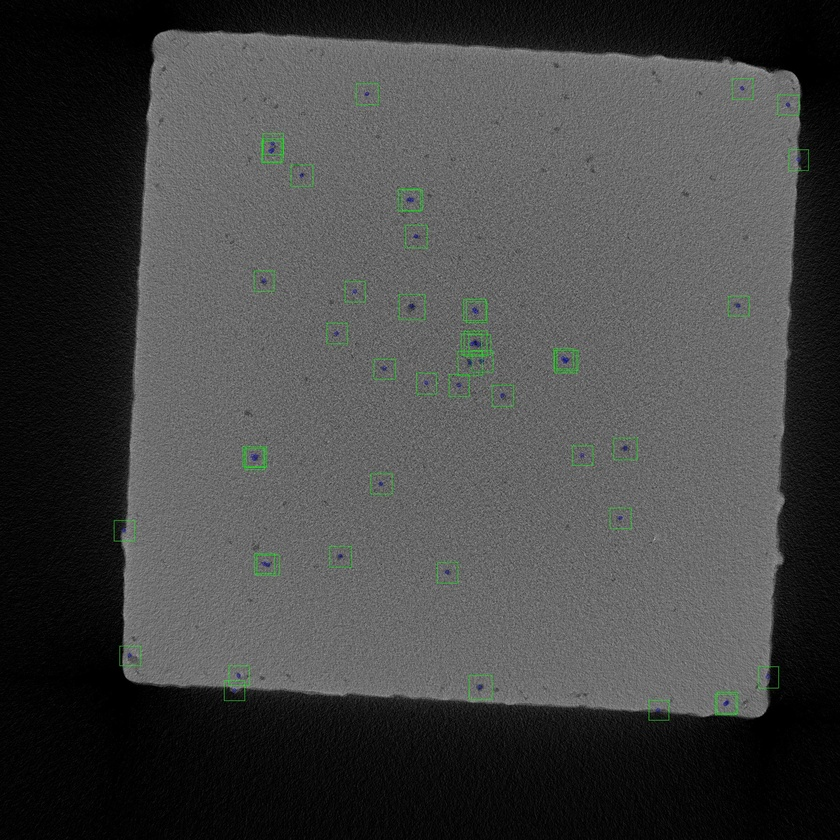
#> input picture Corrections/4 - Object detection/Labeled_CCA(without_pore_disposal)/Test/A20X_7_0266.jpg, 840 x 840 px, shrunk from 1800 x 1800 before the run
$ jupyter execute --allow-errors 'Connected Component Analysis - porosity.ipynb'   (older library calls are emulated)
#> lines starting #> are read from the running program, lines starting #| are printed output that depends on the picture; after the words box and inside, x2 and y2 are one past the last pixel; in counts of white or black regions, pixels touching at a corner belong together
[cell 1]
# import the necessary packages
import argparse
import cv2
import matplotlib.pyplot as plt
from os import walk
import os
import glob
import matplotlib
import pandas as pd

[cell 2]
print(cv2.__version__)

[cell 3]
pore_data = pd.DataFrame(columns=["img", "label", "x1", "y1", "x2", "y2"])
disposal_pore = pd.DataFrame(columns=["img", "label", "x1", "y1", "x2", "y2"])
pore_data

[cell 4]
def load_all_image_path(img_dir):
    #img_dir = "./Build2" # Enter Directory of all images
    img_labels = []
    for(_, _, filenames) in walk(img_dir):
        img_labels.extend(filenames)
        break
    data_path = os.path.join(img_dir,'*g')
    files = glob.glob(data_path)
    return files, img_labels

[cell 5]
def isKeepable(x, y, w, h, pore_data):
    for _, p in pore_data.iterrows():
        distance = ((x - p.x1)**2 + (y - p.y1)**2)**(1/2)

        if distance < 5:
            pore_data
            return [False, p, distance]

    return [True]

[cell 6]
pore_data = pd.DataFrame(columns=["img", "label", "x1", "y1", "x2", "y2"])
disposal_pore = pd.DataFrame(columns=["img", "label", "x1", "y1", "x2", "y2", "pore close with", "distance"])

def CCA_pore(img):
    ## load the input image from disk
    image = cv2.imread(img)
    #image = cv2.imread("license_plat.png")

    ## convert image to grayscale
    gray = cv2.cvtColor(image, cv2.COLOR_BGR2GRAY)

    ## threshold image
    thresh = cv2.threshold(gray, 0, 255,cv2.THRESH_BINARY_INV | cv2.THRESH_OTSU)[1]

    ## apply connected component analysis to the thresholded image
    output = cv2.connectedComponentsWithStats(thresh,8, cv2.CV_32S)
    (numLabels, labels, stats, centroids) = output

    #### total detected instances
    #print("Total number of objects: ", numLabels)

    pore_output = image.copy()
    b_box = 0

    # loop over the number of unique connected component labels
    for i in range(0, numLabels):
        # extract the connected component statistics and centroid for the current label
        x = stats[i, cv2.CC_STAT_LEFT]
        y = stats[i, cv2.CC_STAT_TOP]
        w = stats[i, cv2.CC_STAT_WIDTH]
        h = stats[i, cv2.CC_STAT_HEIGHT]
        area = stats[i, cv2.CC_STAT_AREA]
        (cX, cY) = centroids[i]

        ## If the pore area is bigger then 5 only than draw a bounding box
        if (area > 5 and area < 200):
#             print("Width: " + str(w) + " Height: " + str(h) + " Area: " + str(area))

            ## bounding box counter
            b_box+=1

            keep = isKeepable(x, y, pore_data[pore_data['img'] == img[-15:]])
            if keep[0]:
                pore_data.loc[pore_data.shape[0]] = [img[-15:], 0, x, y, x + w, y + h]
            else:
                disposal_pore.loc[disposal_pore.shape[0]] = [img[-15:], 1, x, y, x + w, y + h, keep[1].name, keep[2]]
                continue

            ## Draw bounding box and a circle for the center of bounding box around the pore
            pore_output = cv2.rectangle(pore_output, (x-20, y-20), (x + w+20, y + h+20), (0, 255, 0), 1)
            pore_output = cv2.circle(pore_output, (int(cX), int(cY)), 4, (0, 0, 255), 1)

    #print(b_box)
    #plt.imshow(pore_output)
    return pore_output, b_box

## Make directories to store labelled images

[cell 7]
# Make directories to store crop images if the the directories don't exsists already
random_directories = ["Corrections/4 - Object detection/Labeled_CCA/Test/",
                      "Corrections/4 - Object detection/Labeled_CCA/Train/",
                      "Corrections/4 - Object detection/Labeled_CCA/Valid/"]

for directory in random_directories:
    if not os.path.exists(directory):
        os.makedirs(directory)

### delete old files in the directories
for directory in random_directories:
    files = glob.glob(os.path.join(directory,"*"))
    for f in files:
        os.remove(f)

### Testing Images

#> (a cell that did not finish here is left out)

#> (a cell that did not finish here is left out)

[cell 10]
disposal_pore

#> (a cell that did not finish here is left out)

[cell 12]
img_dir_paths, img_names = load_all_image_path("Corrections/4 - Object detection/porosity_data/images/test/")
# print(img_dir_paths[0])
# print(img_names[0])

#> (the rest of this cell did not finish here and is left out)

#> in CCA_pore, image is the input picture: shape (840, 840, 3); mean B, G, R 68.4, 69, 68.3
#> in CCA_pore, `thresh = cv2.threshold(gray, 0, 255,cv2.THRESH_BINARY_INV | cv2.THRESH..`:
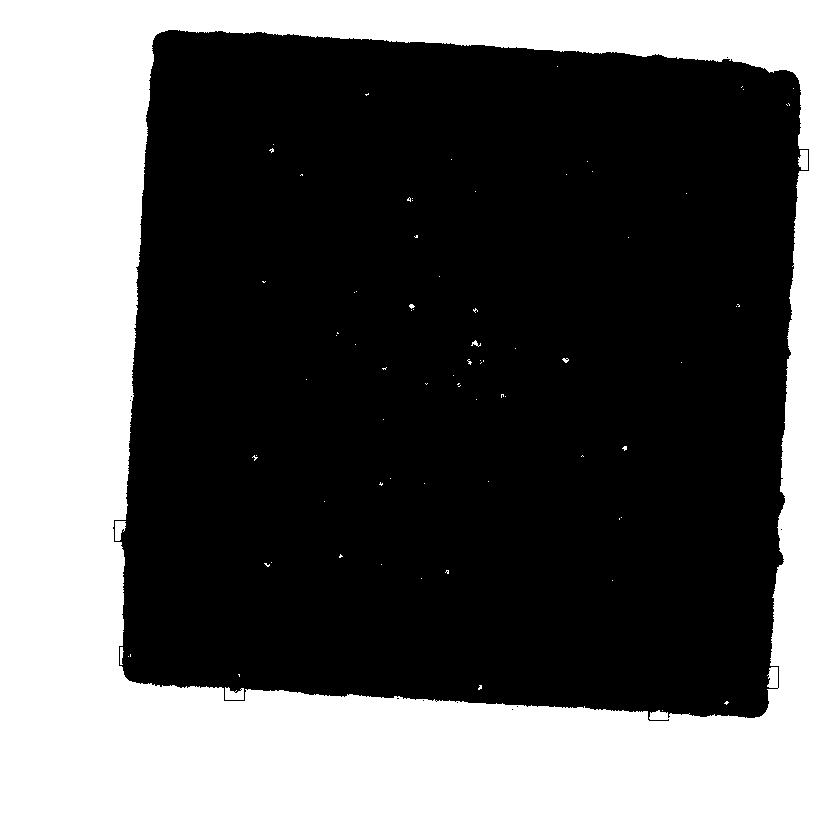
#> thresh: shape (840, 840); 39.6% white; 81 white regions (74 under 20 px), largest, box (x1, y1, x2, y2) and area: (0, 0, 840, 840) 278176, (225, 687, 244, 700) 193, (798, 150, 808, 170) 171
#> in CCA_pore, `(numLabels, labels, stats, centroids) = output`:
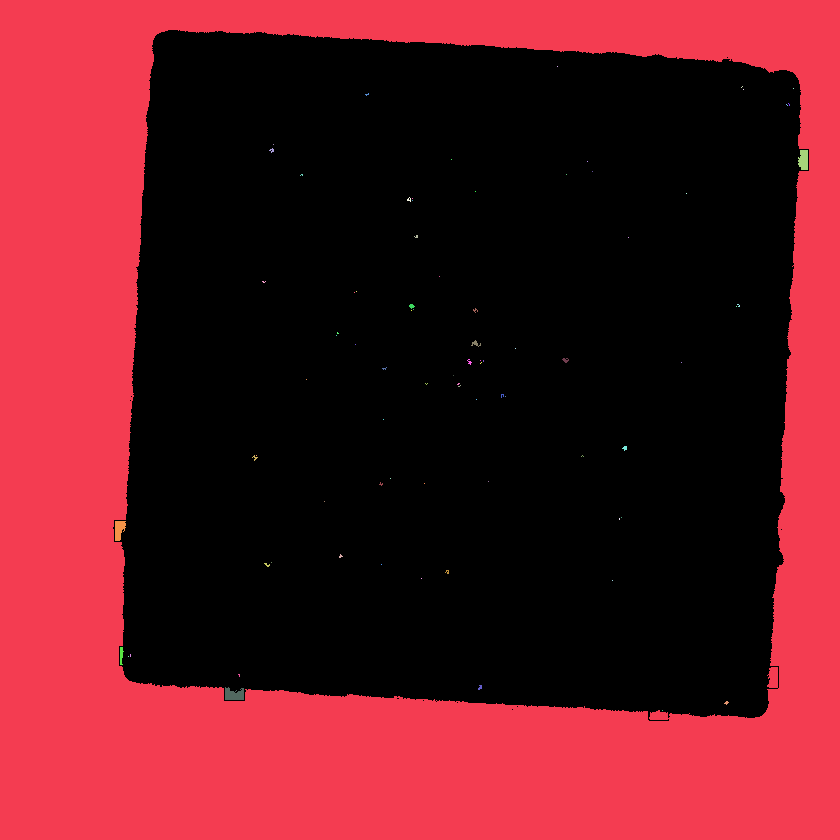
#> labels: shape (840, 840) int32; 82 distinct labels, from 0 to 81; one colour per label, 0 black
#> in CCA_pore, `(numLabels, labels, stats, centroids) = output`: numLabels = 82; stats = 82 rows, first 6: [113, 30, 696, 691, 426517], [0, 0, 840, 840, 278176], [557, 66, 1, 1, 1], [741, 86, 2, 2, 2], [743, 89, 1, 1, 1], [793, 88, 1, 1, 1]; centroids = 82 pairs, first value 118.9 to 803.2, second value 66 to 710
#> the loop in CCA_pore, `for i in range(0, numLabels):` made 7 passes
#> (x, y, w, h, area, cX, cY) on passes 1 to 2: (113, 30, 696, 691, 426517, 459.7, 373.2), (0, 0, 840, 840, 278176, 357.9, 490.4)
#> after the loop in CCA_pore, `for i in range(0, numLabels):`: b_box = 1
